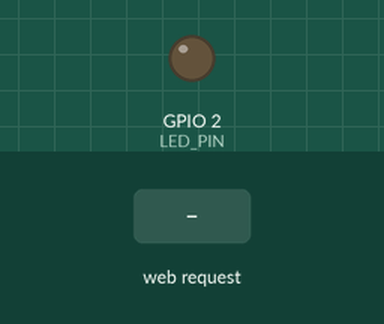
A sketch run on a simulated ESP32. Shown: output pins drawn as LEDs (lit = HIGH). The inputs (shaded band) are chosen by the test bench. What the sketch prints to the serial monitor is not drawn.

Above: at 1.2 s.
1.3 s: HTTP request GET /setled?duty=1&freq=1 received
At 2.1 s:
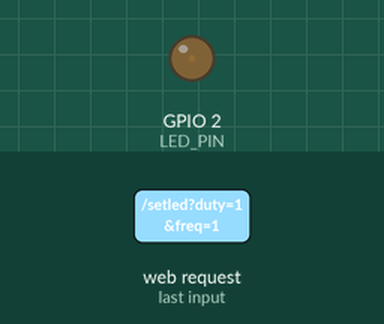
2.8 s: HTTP request GET /setled?duty=120&freq=120 received
At 3.3 s:
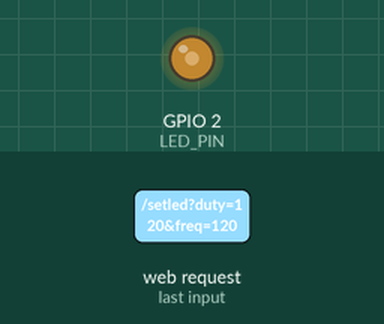
Timing chart, 0 to 5.8 s (numbered marks = the images above; inputs shaded):
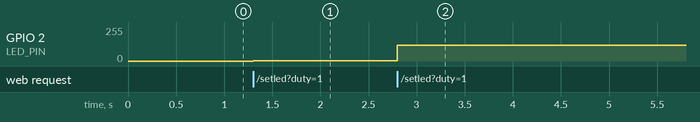

Measured:
- after the input at 1.3 s, GPIO 2 (LED_PIN): 0/255 → 1/255 at once
- after the input at 2.8 s, GPIO 2 (LED_PIN): 1/255 → 120/255 at once

The sketch:

intensidade_LED.ino
```cpp
#include <WiFi.h>
#include <ESPAsyncWebServer.h>

const int LED_PIN = 2;
int ledRes = 13;
int ledFreq = 1000;

const char* ssid = "Sua_Rede_WiFi";
const char* password = "Seu_Password";

AsyncWebServer server(80);

const char index_html[] PROGMEM = R"rawliteral(
<!DOCTYPE html>
<html>
<head>
    <meta charset="UTF-8">
    <meta name="viewport" content="width=device-width, initial-scale=1.0">
    <title>ESP32 Control Dashboard</title>
    <style>
        body { font-family: Arial, sans-serif; text-align: center; background-color: #f4f4f9; color: #333; margin:0; padding:20px; }
        .card { background: white; max-width: 500px; margin: 20px auto; padding: 20px; border-radius: 10px; box-shadow: 0 4px 8px rgba(0,0,0,0.1); }
        h1 { color: #0066cc; }
        .slider { width: 80%; margin: 15px 0; }
        .value-display { font-weight: bold; color: #555; }
    </style>
</head>
<body>
    <div class="card">
        <h1>ESP32 Control Dashboard</h1>
        <hr>
        <h3>Controle do LED</h3>
        <p>Brilho (Duty Cycle): <input type="range" id="brightSlider" min="0" max="255" value="128" class="slider" onchange="updateLED()"></p>
        <p>Display Brilho: <span id="brightVal" class="value-display">128</span></p>

        <p>Frequência (Hz): <input type="range" id="freqSlider" min="10" max="5000" step="10" value="1000" class="slider" onchange="updateLED()"></p>
        <p>Display Frequência: <span id="freqVal" class="value-display">1000 Hz</span></p>
    </div>

    <script>
        function updateLED() {
            var brightness = document.getElementById("brightSlider").value;
            var frequency = document.getElementById("freqSlider").value;
            document.getElementById("brightVal").innerText = brightness;
            document.getElementById("freqVal").innerText = frequency + " Hz";

            fetch(`/setled?duty=${brightness}&freq=${frequency}`);
        }
    </script>
</body>
</html>
)rawliteral";

void setup() {
  Serial.begin(115200);
  pinMode(LED_PIN, OUTPUT);

  ledcAttach(LED_PIN, ledFreq, ledRes);

  WiFi.mode(WIFI_AP);

  if (WiFi.softAP(ssid, password)) {
    Serial.println("Access Point successfully started!");
  } else {
    Serial.println("Failed to start Access Point.");
  }

  IPAddress IP = WiFi.softAPIP();
  Serial.print("AP IP address: ");
  Serial.println(IP);

  server.on("/", HTTP_GET, [](AsyncWebServerRequest *request){
    request->send(200, "text/html", index_html);
  });

  server.on("/setled", HTTP_GET, [](AsyncWebServerRequest *request){
    if (request->hasParam("duty") && request->hasParam("freq")) {
      int duty = request->getParam("duty")->value().toInt();
      int freq = request->getParam("freq")->value().toInt();

      int duty_13bit = map(duty, 0, 255, 0, 8191);

      ledcChangeFrequency(LED_PIN, freq, ledRes);

      ledcWrite(LED_PIN, duty_13bit);
    }
    request->send(200, "text/plain", "OK");
  });

  server.begin();
}

void loop() {} // loop vazio - cpu livre
```
